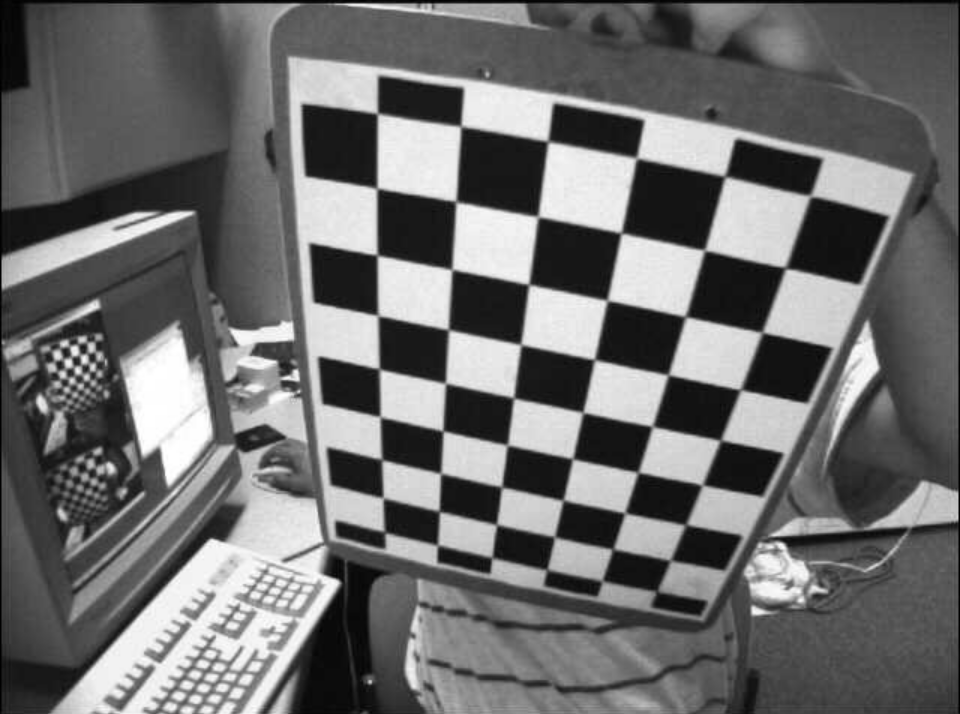
#> input picture source.png, 960 x 714 px
$ python feature_matching.py
#> lines starting #> are read from the running program, lines starting #| are printed output that depends on the picture; after the words box and inside, x2 and y2 are one past the last pixel; in counts of white or black regions, pixels touching at a corner belong together
import cv2
import numpy as np
import random
# Code is modification from https://docs.opencv.org/4.x/d9/dab/tutorial_homography.html

img1 = cv2.imread('source.png')
#> img1 is the input picture: shape (714, 960, 3); min 0, max 255, mean 109.4
img2 = cv2.imread('dest.png')
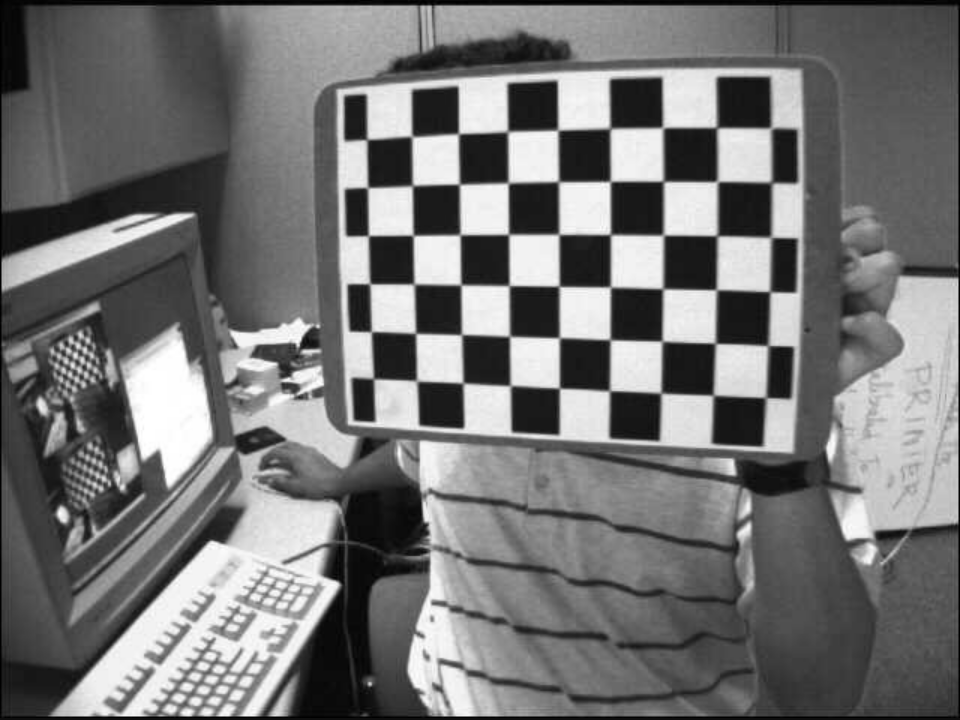
#> input picture dest.png, 960 x 720 px
#> img2 is the input picture: shape (720, 960, 3); min 0, max 255, mean 116.1
img1 = cv2.resize(img1, (img2.shape[1]//2, img2.shape[0]//2), interpolation = cv2.INTER_AREA)
#> img1: shape (360, 480, 3)
img2 = cv2.resize(img2, (img2.shape[1]//2, img2.shape[0]//2), interpolation = cv2.INTER_AREA)
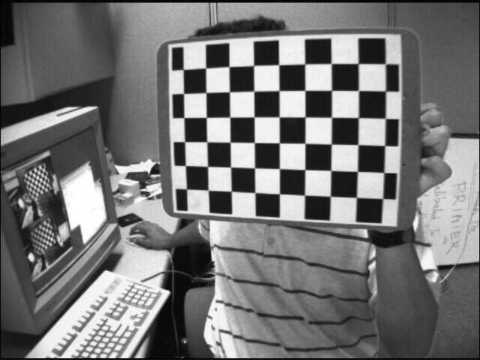
#> img2: shape (360, 480, 3); min 1, max 255, mean 116.3
patternSize = (9,6)
ret1, corners1 = cv2.findChessboardCorners(img1, patternSize)
#> ret1 = True; corners1 = 54 rows, first 8: [192.2, 268.1], [191, 250.6], [190.7, 231.5], [189.5, 209.4], [189.2, 185.6], [188.7, 158.8], [188.4, 128.3], [188.3, 94.71]
ret2, corners2 = cv2.findChessboardCorners(img2, patternSize)
#> ret2 = True; corners2 = 54 rows, first 8: [183.3, 69.48], [205.7, 68.07], [229, 66.59], [253.6, 65.52], [278.7, 64.76], [304.8, 64.06], [331, 63.57], [358.2, 63.61]

H, _ = cv2.findHomography(corners1, corners2)
#> H = [[0.334, -1.24, 401.3], [0.702, -0.0855, -62.35], [0.000551, -0.00142, 1]]
img1_warp = cv2.warpPerspective(img1, H, (img1.shape[1], img1.shape[0]))
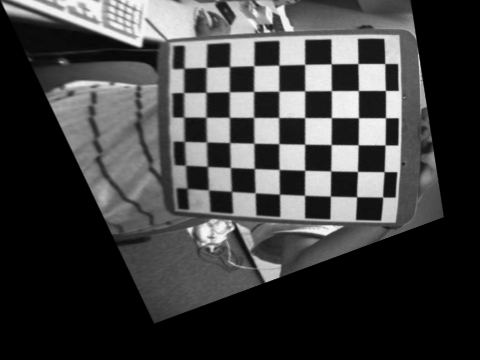
#> img1_warp: shape (360, 480, 3); min 0, max 251, mean 64.1


img_draw_matches = cv2.hconcat([img1, img2])
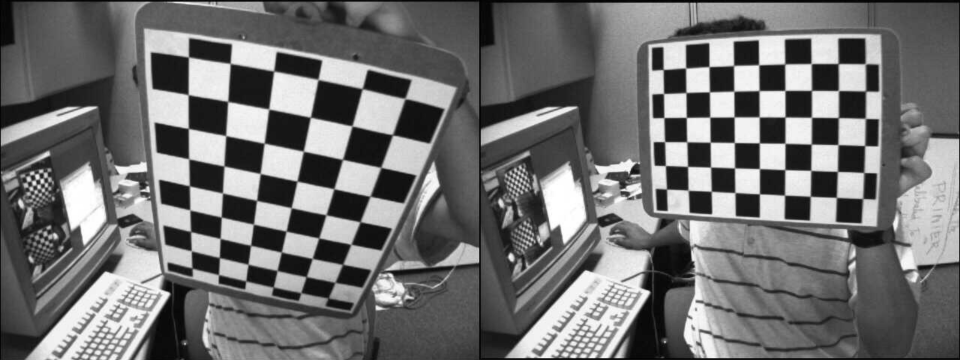
#> img_draw_matches: shape (360, 960, 3); min 1, max 255, mean 112.8

for i in range(len(corners1)):
    pt1 = np.array([corners1[i][0][0], corners1[i][0][1], 1])
    pt1 = pt1.reshape(3, 1)
    pt2 = np.dot(H, pt1)
    pt2 = pt2/pt2[2]
    end = (int(img1.shape[1] + pt2[0]), int(pt2[1]))
    color = (random.randint(0,255),random.randint(0,255),random.randint(0,255))
    cv2.line(img_draw_matches, tuple([int(j) for j in corners1[i][0]]), end, color, 2)
#> this loop made 54 passes
#> (pt1, pt2, end, color) on passes 1 to 10: ([192.2, 268.1, 1], [183.9, 68.51, 1], (663, 68), (197, 215, 20)), ([191, 250.6, 1], [206.5, 67.15, 1], (686, 67), (132, 248, 207)), ([190.7, 231.5, 1], [229.6, 66.65, 1], (709, 66), (155, 244, 183)), ([189.5, 209.4, 1], [254.3, 65.39, 1], (734, 65), (111, 71, 144)), ([189.2, 185.6, 1], [279.1, 64.96, 1], (759, 64), (71, 48, 128)), ([188.7, 158.8, 1], [304.7, 64.33, 1], (784, 64), (75, 158, 50)), ([188.4, 128.3, 1], [331.3, 63.94, 1], (811, 63), (37, 169, 241)), ([188.3, 94.71, 1], [357.9, 63.63, 1], (837, 63), (51, 181, 222)), ([188.4, 57.06, 1], [384.7, 63.5, 1], (864, 63), (161, 104, 244)), ([218.5, 274.6, 1], [183.7, 92.54, 1], (663, 92), (226, 133, 31))
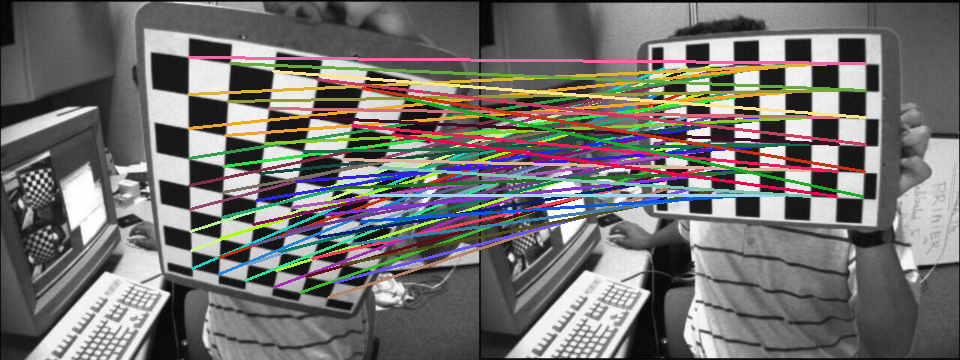
#> img_draw_matches: shape (360, 960, 3); 16.38% of pixels changed, all inside (x1, y1, x2, y2) = (187, 56, 867, 299)
cv2.resize(img_draw_matches, (80,80),interpolation = cv2.INTER_CUBIC)
cv2.imshow("Draw matches", img_draw_matches)
cv2.waitKey(0)
